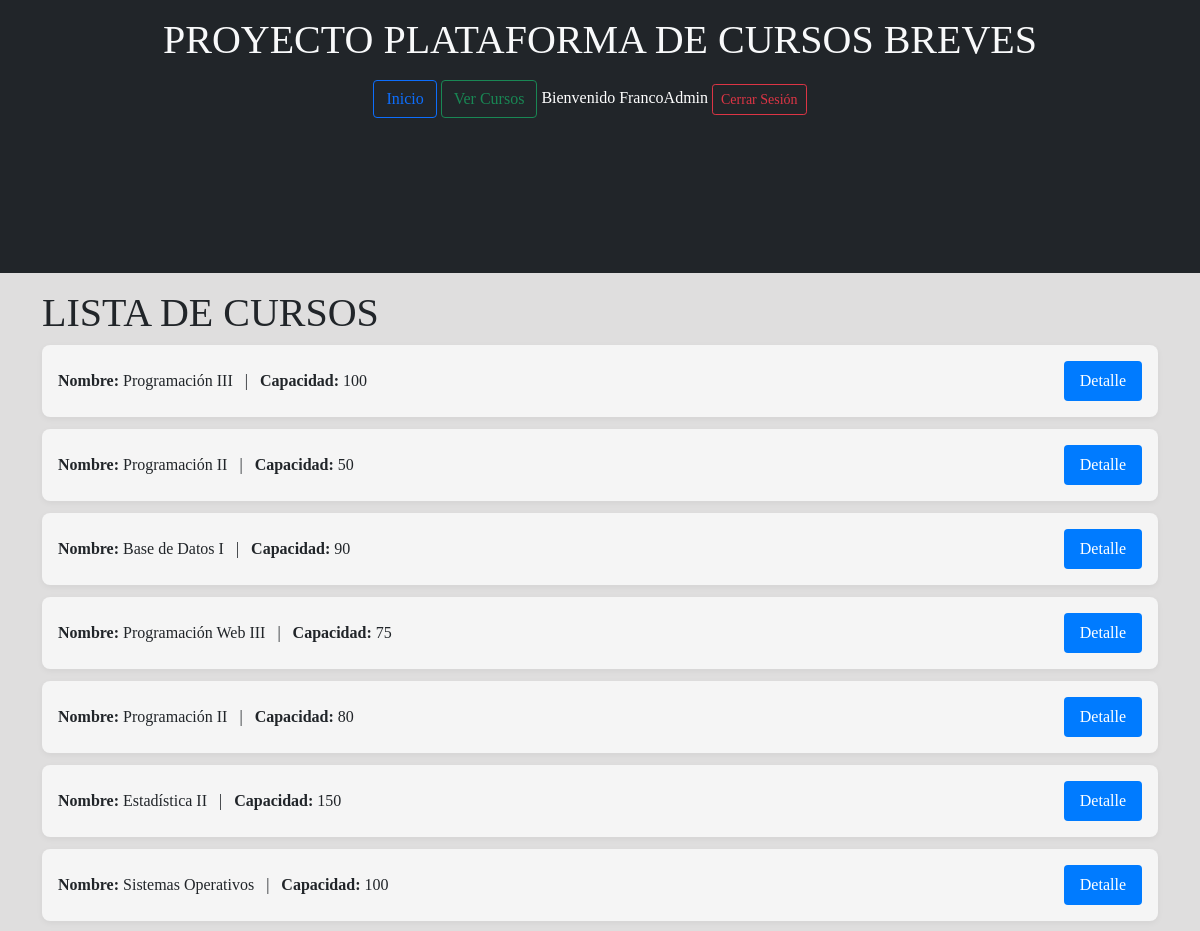
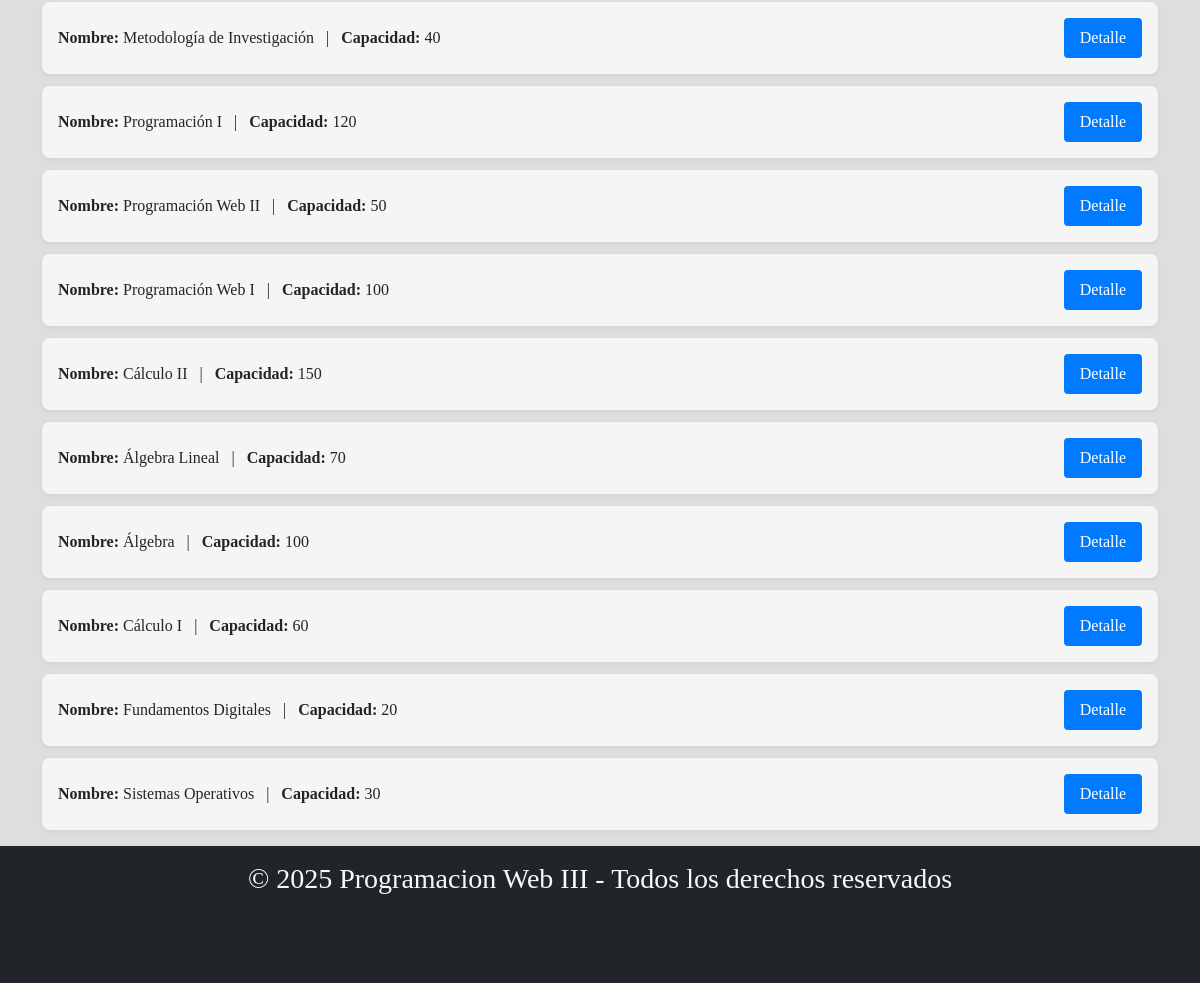
/lista_cursos/ (signed in), run on the app's committed database (2 pictures, top to bottom).
### aplicacion/models.py (models this page shows, shortened)
class Curso(models.Model):
    nom_curso = models.CharField(max_length=30)
    capacidad = models.IntegerField()
    id_profesor = models.ForeignKey(Profesor, on_delete=models.CASCADE, related_name='cursos')

### aplicacion/views.py (the view)
# urls.py: path('lista_cursos/', views.lista_cursos, name='lista_cursos'),
@login_required
def lista_cursos(request):
    cursos = Curso.objects.all()
    return render(request,'aplicacion/lista_cursos.html', {'cursos':cursos})

### aplicacion/templates/aplicacion/lista_cursos.html
{% extends "aplicacion/base.html" %}
{% block content %}
    <h1>LISTA DE CURSOS</h1>
    <ul style="list-style: none; padding: 0;">
        {% for curso in cursos %}
            <li style="background: #f5f5f5; margin-bottom: 12px; padding: 16px; border-radius: 8px; box-shadow: 0 2px 6px rgba(0,0,0,0.05); display: flex; align-items: center; justify-content: space-between;">
                <span>
                    <strong>Nombre:</strong> {{ curso.nom_curso }} &nbsp; | &nbsp;
                    <strong>Capacidad:</strong> {{ curso.capacidad }}
                </span>
                <a href="{% url 'detalle_curso' curso.pk %}" style="background: #007bff; color: #fff; padding: 8px 16px; border-radius: 4px; text-decoration: none; transition: background 0.2s;">
                    Detalle
                </a>
            </li>
        {% endfor %}
    </ul>
{% endblock content %}

### aplicacion/templates/aplicacion/base.html (shortened to what this page needs)
<!DOCTYPE html>
{% load static %}
<html lang="en">
<head>
    <link href="https://cdn.jsdelivr.net/npm/bootstrap@5.0.2/dist/css/bootstrap.min.css" rel="stylesheet">
    <link rel="stylesheet" href="{% static 'aplicacion/css/estilo.css' %}">
</head>
<body>
    <header class="bg-dark text-light py-3">
      <h1>PROYECTO PLATAFORMA DE CURSOS BREVES</h1>
      <nav style="background-color:#f2f2f2; padding: 10px;" class="bg-dark text-white py-2">
        <a class="btn btn-outline-primary" href="{% url 'home' %}">Inicio</a>
        <a class="btn btn-outline-success" href="{% url 'lista_cursos' %}">Ver Cursos</a>
        {% if user.is_authenticated %}
          <span>Bienvenido {{ user.username }}</span>
          <a class="btn btn-outline-danger btn-sm" href="{% url 'salir' %}">Cerrar Sesión</a>
        {% else %}
          <a class="btn btn-outline-secondary btn-sm me-2" href="{% url 'login' %}">Iniciar Sesión</a>
          <a class="btn btn-outline-info btn-sm" href="{% url 'registrar' %}">Registrarse</a>
        {% endif %}
      </nav>
    </header>
    <main>
      <div class="container mt-3">
        {% block content %}
        {% endblock %}
      </div>
    </main>
    <footer class="bg-dark text-light text-center py-3">
        <h3>© 2025 Programacion Web III - Todos los derechos reservados</h3>
    </footer>
</body>
</html>

### aplicacion/static/aplicacion/css/estilo.css (style rules this page uses)
body { font-family: 'Times New Roman', Times, serif; margin: 0; padding: 0; display: grid; grid-template-columns: 2fr 2fr 1fr; grid-template-rows: 1fr 2fr 2fr 1.5fr 0.5fr; grid-template-areas:"header header header" "tigre tigre tigre" "tigre tigre tigre" "tigre tigre tigre" "footer footer footer"; }
main { background-color: rgb(223, 222, 222); grid-area:tigre; height: auto; }
header { background-color: #333; color: #c4e783; text-align: center; padding: 1em; grid-area: header; height: auto; }
footer { background-color: #333; color: #c4e783; text-align: center; padding: 0.6em 1.2em; padding: 1em; height: auto; grid-area: footer; }

### data on the page
Curso: nom_curso "Programación III", capacidad "100"
Curso: nom_curso "Programación II", capacidad "50"
Curso: nom_curso "Base de Datos I", capacidad "90"
Curso: nom_curso "Programación Web III", capacidad "75"
Curso: nom_curso "Programación II", capacidad "80"
Curso: nom_curso "Estadística II", capacidad "150"
Curso: nom_curso "Sistemas Operativos", capacidad "100"
Curso: nom_curso "Metodología de Investigación", capacidad "40"
Curso: nom_curso "Programación I", capacidad "120"
Curso: nom_curso "Programación Web II", capacidad "50"
Curso: nom_curso "Programación Web I", capacidad "100"
Curso: nom_curso "Cálculo II", capacidad "150"
Curso: nom_curso "Álgebra Lineal", capacidad "70"
Curso: nom_curso "Álgebra", capacidad "100"
Curso: nom_curso "Cálculo I", capacidad "60"
Curso: nom_curso "Fundamentos Digitales", capacidad "20"
Curso: nom_curso "Sistemas Operativos", capacidad "30"

### other printed values
{{ user.username }} "FrancoAdmin"
